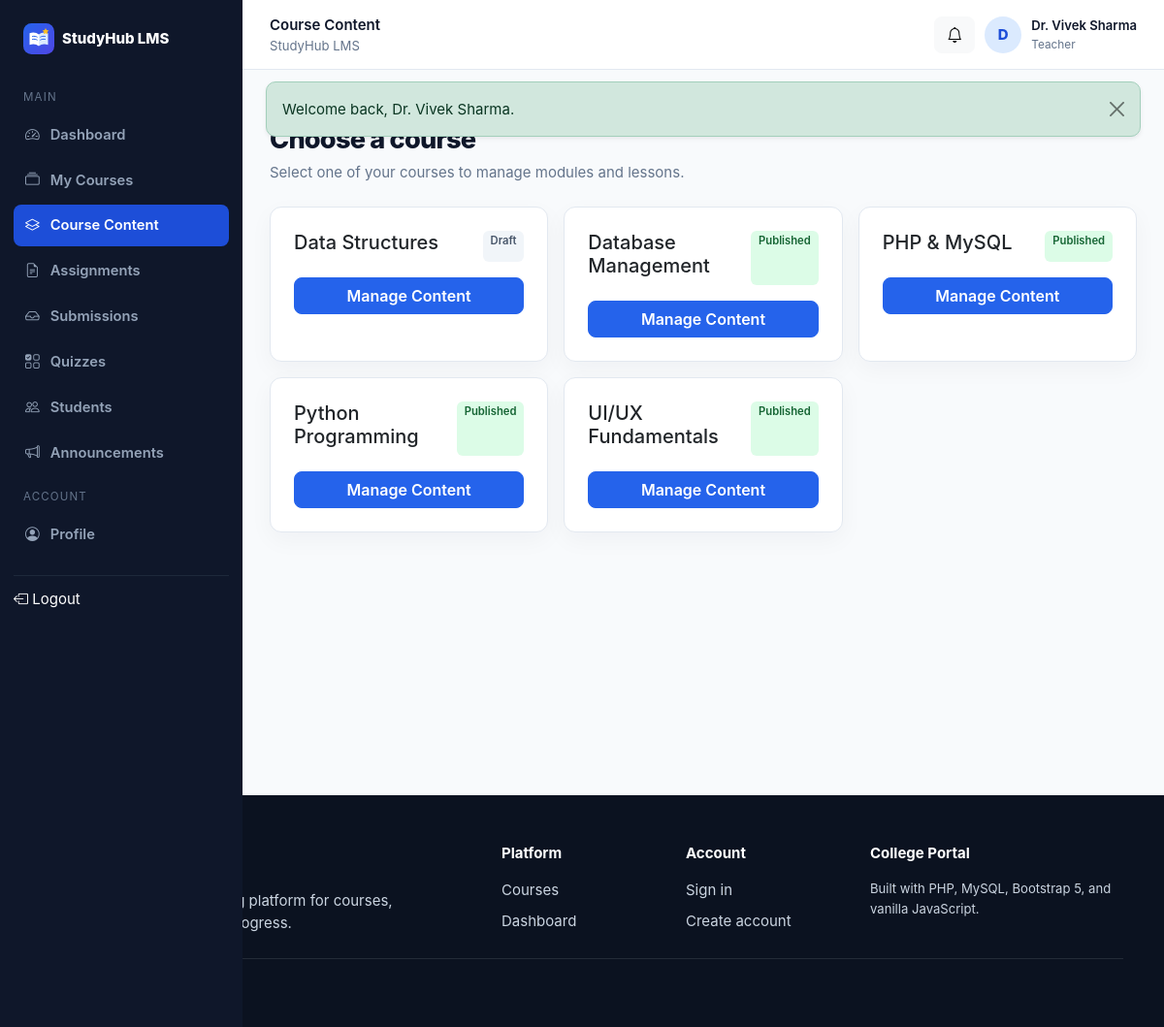
Page /teacher/course-content.php (signed in) on the committed database.
### tables this page shows
CREATE TABLE users (
  id INT UNSIGNED AUTO_INCREMENT PRIMARY KEY,
    
  full_name VARCHAR(120) NOT NULL,
    
  email VARCHAR(190) NOT NULL UNIQUE,
    
  password_hash VARCHAR(255) NOT NULL,
    
  role ENUM('admin',
    'teacher',
    'student') NOT NULL DEFAULT 'student',
    
  status ENUM('active',
    'inactive',
    'pending') NOT NULL DEFAULT 'active',
    
  enrollment_no VARCHAR(50) NULL UNIQUE,
    
  department VARCHAR(120) NULL,
    
  semester TINYINT UNSIGNED NULL,
    
  phone VARCHAR(20) NULL,
    
  bio TEXT NULL,
    
  avatar VARCHAR(255) NULL,
    
  created_at TIMESTAMP DEFAULT CURRENT_TIMESTAMP,
    
  updated_at TIMESTAMP DEFAULT CURRENT_TIMESTAMP ON
UPDATE CURRENT_TIMESTAMP
);

CREATE TABLE courses (
  id INT UNSIGNED AUTO_INCREMENT PRIMARY KEY,
    
  teacher_id INT UNSIGNED NOT NULL,
    
  category_id INT UNSIGNED NULL,
    
  title VARCHAR(180) NOT NULL,
    
  short_description VARCHAR(255) NULL,
    
  description TEXT NULL,
    
  thumbnail VARCHAR(255) NULL,
    
  level ENUM('Beginner',
    'Intermediate',
    'Advanced') DEFAULT 'Beginner',
    
  duration_hours DECIMAL(5,
    1) DEFAULT 0,
    
  status ENUM('draft',
    'published',
    'pending') DEFAULT 'draft',
    
  created_at TIMESTAMP DEFAULT CURRENT_TIMESTAMP,
    
  updated_at TIMESTAMP DEFAULT CURRENT_TIMESTAMP ON
UPDATE CURRENT_TIMESTAMP,
    
  CONSTRAINT fk_courses_teacher FOREIGN KEY (teacher_id) REFERENCES users(id) ON DELETE CASCADE,
    
  CONSTRAINT fk_courses_category FOREIGN KEY (category_id) REFERENCES categories(id) ON DELETE
SET NULL,
    
  INDEX idx_courses_status(status),
    INDEX idx_courses_teacher(teacher_id)
);

### teacher/course-content.php (the view, shortened to what this page needs)
<?php
$pageTitle='Course Content';
require_once __DIR__.'/../includes/auth.php';
require_role('teacher');
require_once __DIR__.'/../includes/ui.php';
$teacherId=(int)user()['id'];
$courseId=(int)($_GET['course_id']??$_POST['course_id']??0);
if(!$courseId){
    $st=$pdo->prepare('SELECT id,title,status FROM courses WHERE teacher_id=? ORDER BY title');
    $st->execute([$teacherId]);
    $available=$st->fetchAll();
    require_once __DIR__.'/../includes/app_start.php';
    echo '<div class="page-header"><div><div class="section-kicker mb-2">Course content</div><h1>Choose a course</h1><p>Select one of your courses to manage modules and lessons.</p></div></div><div class="row g-3">';
    foreach($available as $c){
        echo '<div class="col-md-6 col-xl-4"><div class="card p-4 h-100"><div class="d-flex justify-content-between"><h4 class="h5">'.e($c['title']).'</h4>'.badgeSoft(ucfirst($c['status']),$c['status']==='published'?'success':'secondary').'</div><a class="btn btn-primary mt-3" href="course-content.php?course_id='.$c['id'].'">Manage Content</a></div></div>';
    }
    echo '</div>';
    include __DIR__.'/../includes/app_end.php';
    exit;
}
include __DIR__.'/../includes/app_start.php';
?>
<?php
include __DIR__.'/../includes/app_end.php';
?>

### includes/topbar.php (shortened to what this page needs)
<header class="app-topbar">
  <div class="d-flex align-items-center gap-3">
<div>
<div class="fw-semibold d-none d-md-block"><?= e($pageTitle)?></div>
<div class="small text-muted d-none d-md-block">StudyHub LMS</div>
</div>
</div>
  <div class="topbar-user">
<a class="btn btn-light position-relative" title="Announcements" href="announcements.php">
<i class="bi bi-bell">
</i>
?></a>
<div class="avatar"><?= e(strtoupper(substr($userName,0,1)))?></div>
<div class="d-none d-sm-block">
<div class="fw-semibold small"><?= e($userName)?></div>
<div class="text-muted" style="font-size:.74rem;text-transform:capitalize"><?= e($role)?></div>
</div>
</div>
</header>

### includes/ui.php (shortened to what this page needs)
<?php
function badgeSoft($text,$tone='secondary'){
    return '<span class="badge badge-soft-'.e($tone).'">'.e($text).'</span>';
}

### assets/css/style.css (style rules this page uses)
:root { --primary:#2563eb; --primary-dark:#1d4ed8; --success:#16a34a; --warning:#d97706; --danger:#dc2626; --bg:#f8fafc; --surface:#fff; --border:#e2e8f0; --text:#0f172a; --muted:#64748b; --sidebar:#0f172a; --sidebar-muted:#94a3b8; --radius:12px; }
* { box-sizing:border-box }
html,body { height:100% }
body { font-family:Inter,ui-sans-serif,system-ui,-apple-system,"Segoe UI",Roboto,Arial,sans-serif; background:var(--bg); color:var(--text); font-size:15px; line-height:1.55 }
a { text-decoration:none }
.text-muted { color:var(--muted)!important }
.card { border:1px solid var(--border); border-radius:var(--radius); box-shadow:0 8px 24px rgba(15,23,42,.04) }
.btn { border-radius:8px; font-weight:600 }
.btn-primary { background:var(--primary); border-color:var(--primary) }
.badge { font-weight:600; padding:.45em .7em }
.badge-soft-success { background:#dcfce7; color:#166534 }
.badge-soft-secondary { background:#f1f5f9; color:#475569 }
.section-kicker { font-size:.82rem; text-transform:uppercase; letter-spacing:.11em; color:var(--primary); font-weight:800 }
.app-topbar { height:72px; background:#fff; border-bottom:1px solid var(--border); display:flex; align-items:center; justify-content:space-between; padding:0 28px; position:sticky; top:0; z-index:1000 }
.topbar-user { display:flex; align-items:center; gap:10px }
.avatar { width:38px; height:38px; border-radius:50%; display:grid; place-items:center; background:#dbeafe; color:#1d4ed8; font-weight:800 }
.page-header { display:flex; justify-content:space-between; align-items:flex-start; gap:16px; margin-bottom:24px }
.page-header h1 { font-size:1.7rem; font-weight:800; letter-spacing:-.03em; margin:0 }
.page-header p { color:var(--muted); margin:5px 0 0 }

### rows in the picture
users: full_name "D", full_name "Dr. Vivek Sharma"
courses: title "Data Structures", text "Draft"
courses: title "Database Management", text "Published"
courses: title "PHP & MySQL", text "Published"
courses: title "Python Programming", text "Published"
courses: title "UI/UX Fundamentals", text "Published"

### other values in the picture
$f['message'] "Welcome back, Dr. Vivek Sharma."
$section "MAIN"
$label "Dashboard"
$label "My Courses"
$label "Course Content"
$label "Assignments"
$label "Submissions"
$label "Quizzes"
$label "Students"
$label "Announcements"
$section "ACCOUNT"
$label "Profile"
$pageTitle "Course Content"
$role "Teacher"
